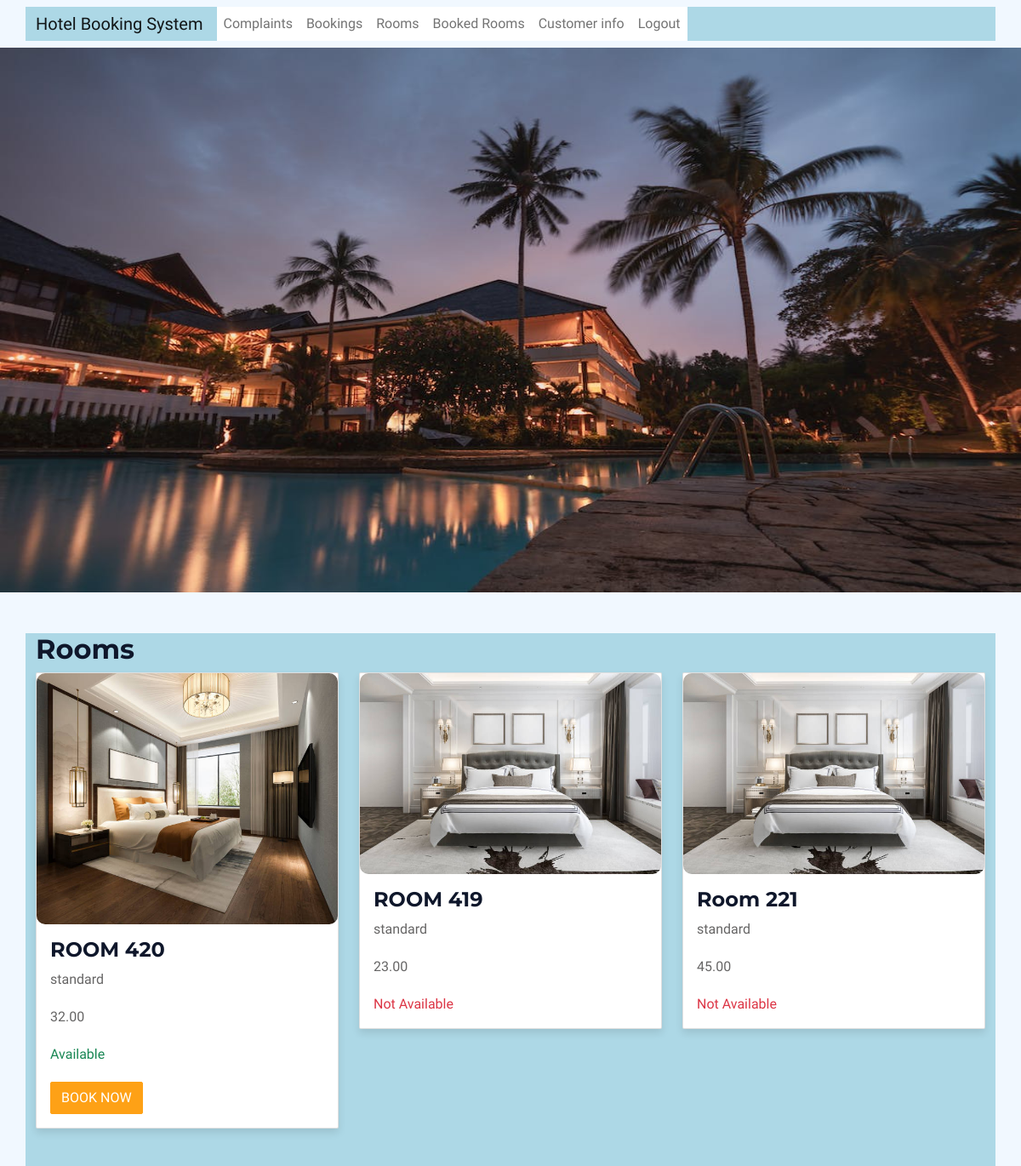
Page /rooms/ (signed in) on the earlier database version.
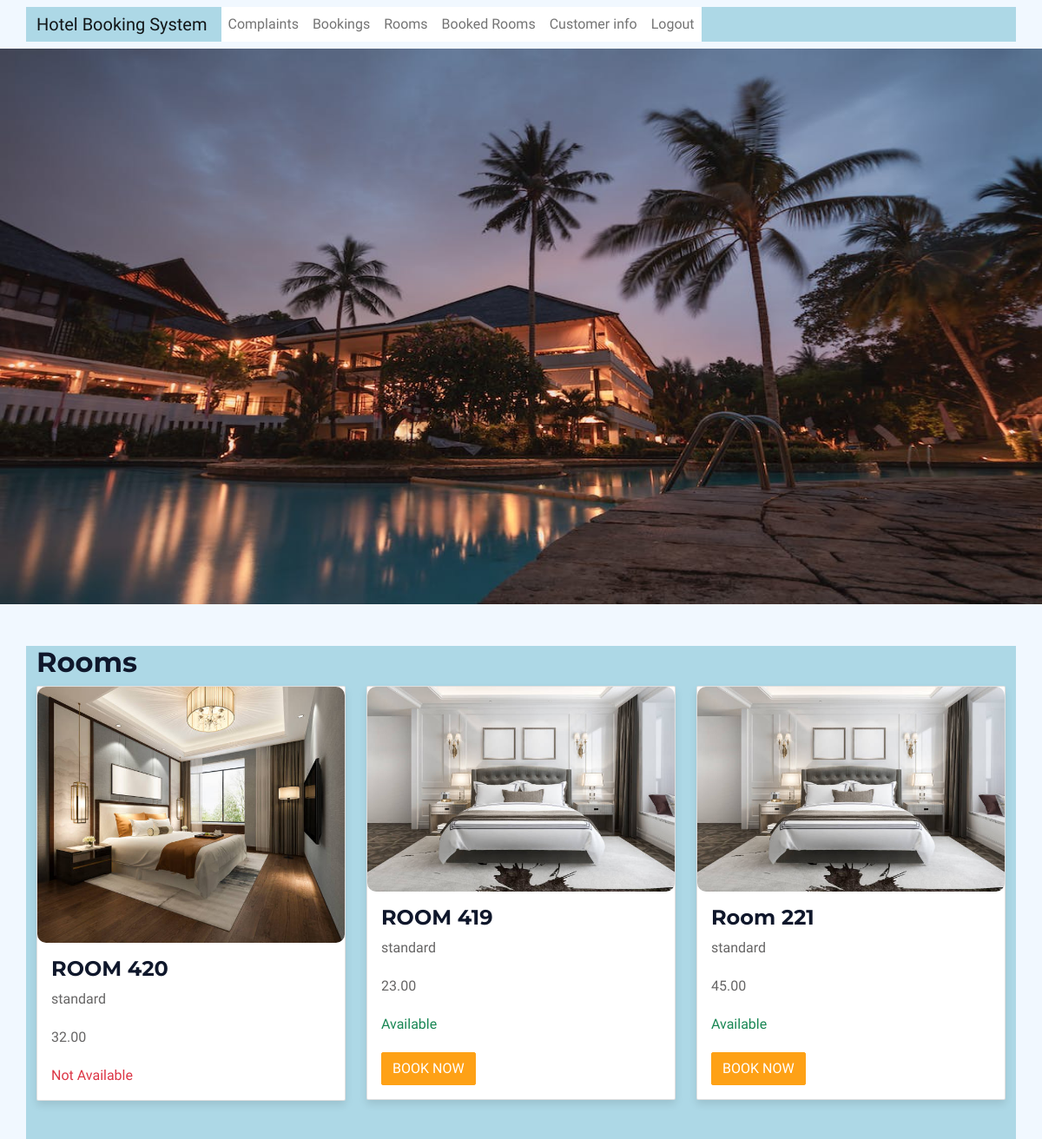
Same page on the later database version.
### bookings/models.py (models this page shows, shortened)
class Room(models.Model):
    ROOM_TYPE_CHOICES = (
        ('standard', 'Standard'),
        ('deluxe', 'Deluxe'),
        ('suite', 'Suite'),
    )
    user = models.ForeignKey(settings.AUTH_USER_MODEL, on_delete=models.CASCADE)
    admin_user= models.ForeignKey(settings.AUTH_USER_MODEL, on_delete=models.CASCADE, related_name='room_admin', default=1)
    name = models.CharField(max_length=100)
    room_type = models.CharField(max_length=10, choices=ROOM_TYPE_CHOICES, default='standard')
    room_number = models.PositiveIntegerField(unique=True)
    description = models.TextField(blank=True)
    price = models.DecimalField(max_digits=8, decimal_places=2)
    image = models.ImageField(upload_to='rooms', blank=True)
    available = models.BooleanField(default=True)
    created_at = models.DateTimeField(auto_now_add=True)
    updated_at = models.DateTimeField(auto_now=True)

### bookings/views.py (the view)
# urls.py: path('rooms/', RoomView.as_view(), name='room_list'),
@login_required
def room_list(request):
    rooms = Room.objects.all()
    bookings = Booking.objects.filter(status='accepted').values_list('room_id', 'check_in', 'check_out')
    booked_rooms = set()
    for booking in bookings:
        room_id, check_in, check_out = booking
        booked_rooms.add(room_id)
        if check_in <= datetime.date.today() <= check_out:
            booked_rooms.remove(room_id)
    return render(request, 'room_list.html', {'rooms': rooms, 'booked_rooms': booked_rooms})

### bookings/templates/room_list.html (shortened to what this page needs)
{% extends 'base.html' %}
{% block content %}
  <h2>Rooms</h2>
  <div class="row">
    {% for room in rooms %}
      <div class="col-md-4 mb-4">
        <div class="card">
          <img src="{{ room.image.url }}" class="card-img-top" alt="{{ room.name }}">
          <div class="card-body">
            <h5 class="card-title">{{ room.name }}</h5>
            <p class="card-text">{{ room.room_type }}</p>
            <p class="card-text">{{ room.price }}</p>
            {% if room.available and room.id not in booked_rooms %}
                <p class="card-text text-success">Available</p>
                <a href="{% url 'bookings:booking_create' room.id %}" class="btn btn-primary">Book Now</a>
            {% else %}
                <p class="card-text text-danger">Not Available</p>
            {% endif %}
          </div>
        </div>
      </div>
    {% endfor %}
  </div>
{% endblock %}

Differences in the rows shown:
changed Room "ROOM 420": text "Available BOOK NOW" → "Not Available"
changed Room "ROOM 419": text "Not Available" → "Available BOOK NOW"
changed Room "Room 221": available "Not Available" → "Available BOOK NOW"
